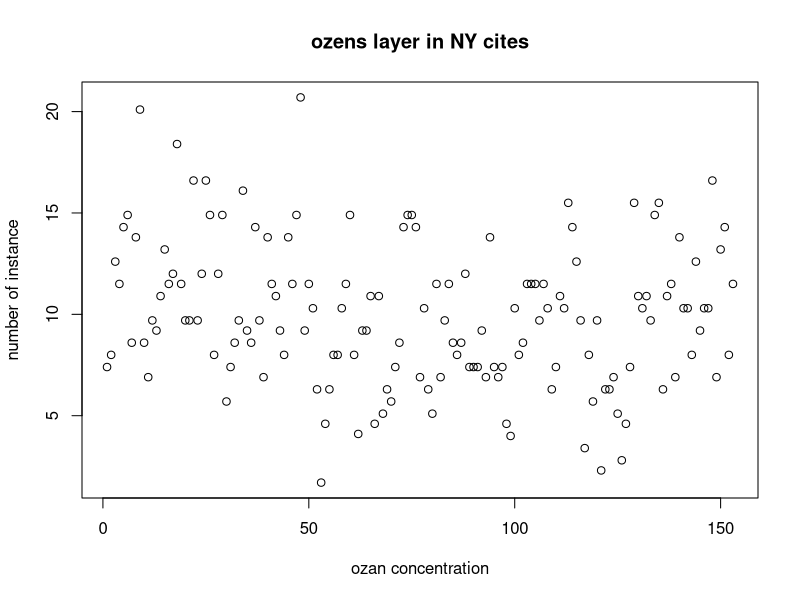
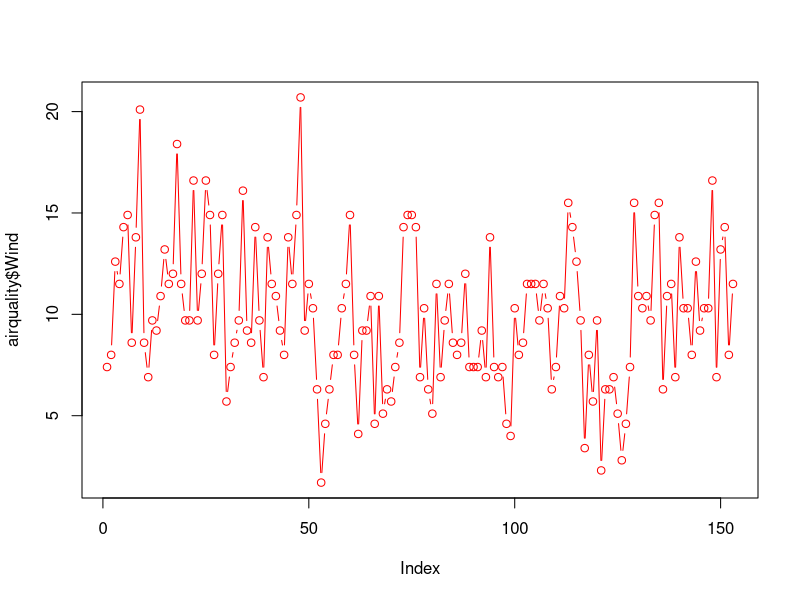
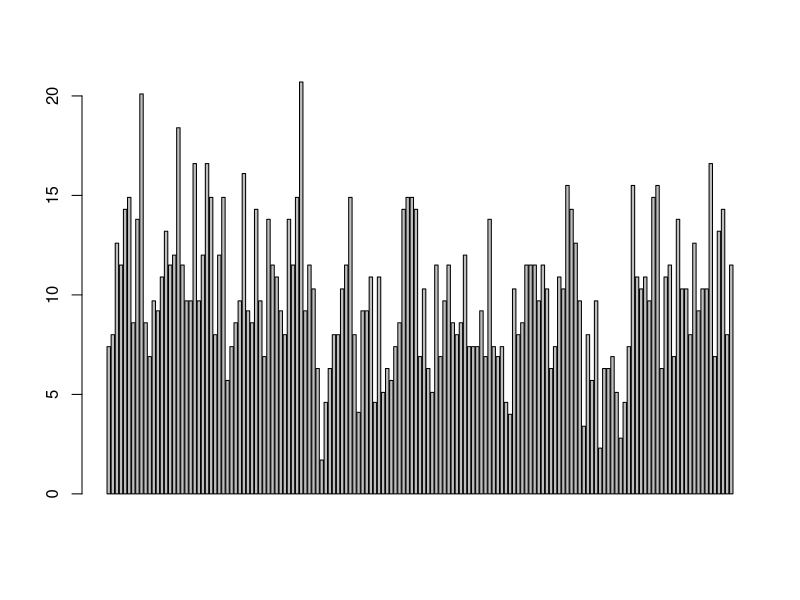
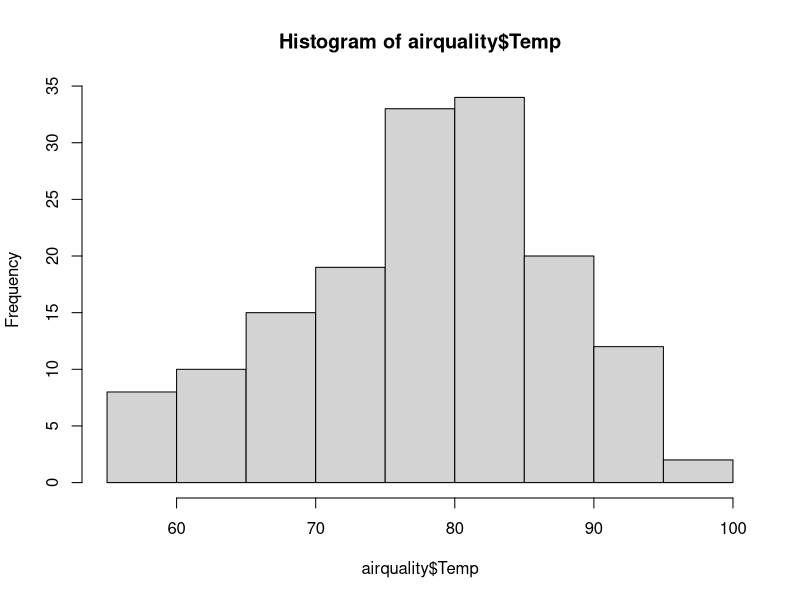
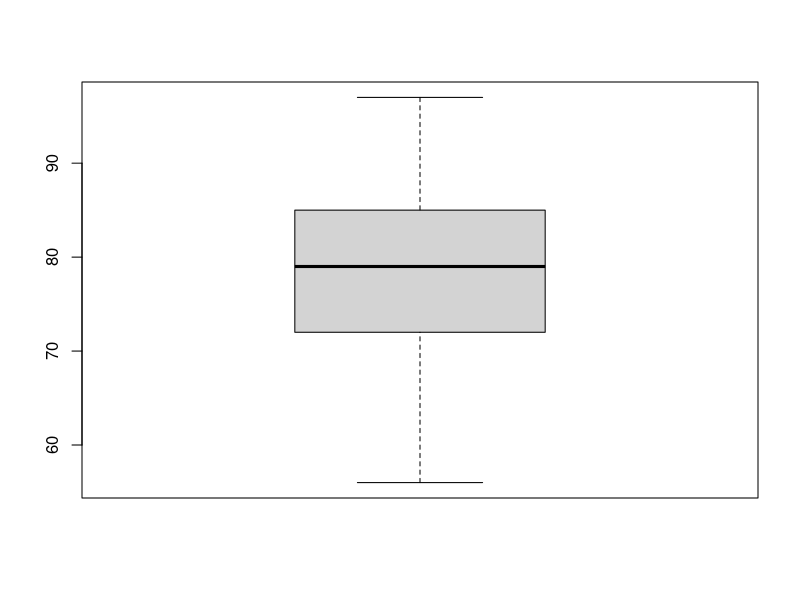
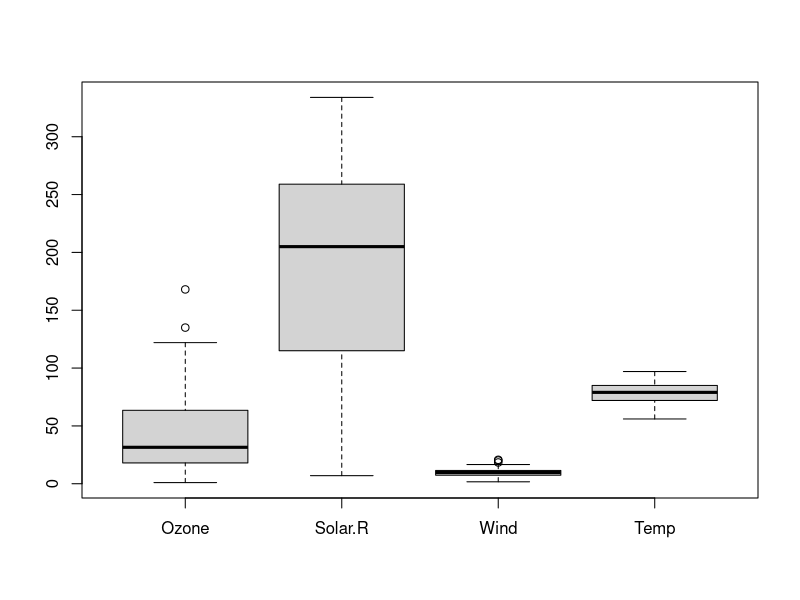
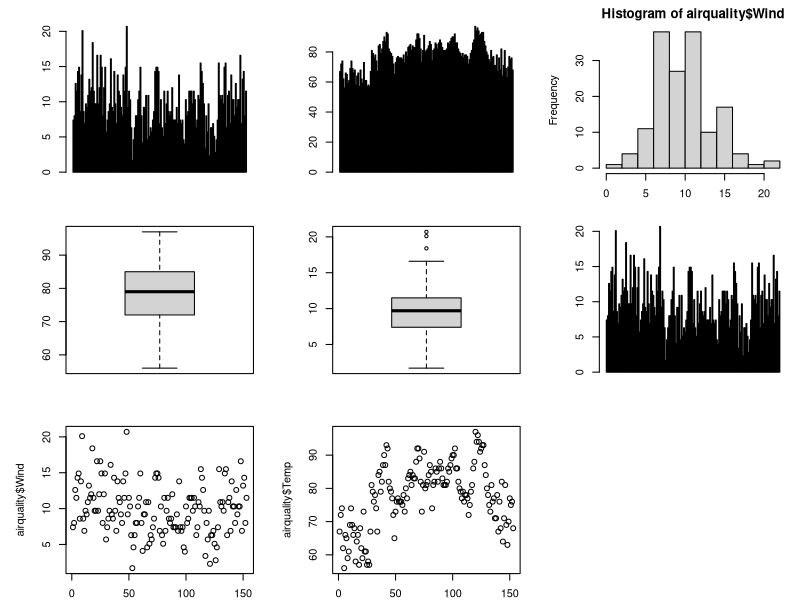

Write R code to recreate these figures, in order.

airquality = datasets::airquality

# top 10 rows and last 10 rows
head(airquality,10)
tail(airquality,10)

# columns
airquality[,c(1,2)]
df = airquality[,-6]
airquality$Month

# Summary
summary(airquality$Wind)
summary(airquality)


#############################################
# Plots

# scatter plot
plot(airquality$Wind,xlab = "ozan concentration",
     ylab='number of instance',
     main='ozens layer in NY cites',type="p")
# type= p-point,l-line,b-both
plot(airquality$Wind,type='b',col='red')


# Horizontal bar plot
barplot(airquality$Wind)

# histrogram
hist(airquality$Temp)


# single box plot
boxplot(airquality$Temp)

# multiple box plot
boxplot(airquality[,1:4])

par(mfrow=c(3,3),mar=c(2,5,2,1),las=0,bty="o")


barplot(airquality$Wind)
barplot(airquality$Temp)
hist(airquality$Wind)
boxplot(airquality$Temp)
boxplot(airquality$Wind)
barplot(airquality$Wind)
plot(airquality$Wind)
plot(airquality$Temp)

